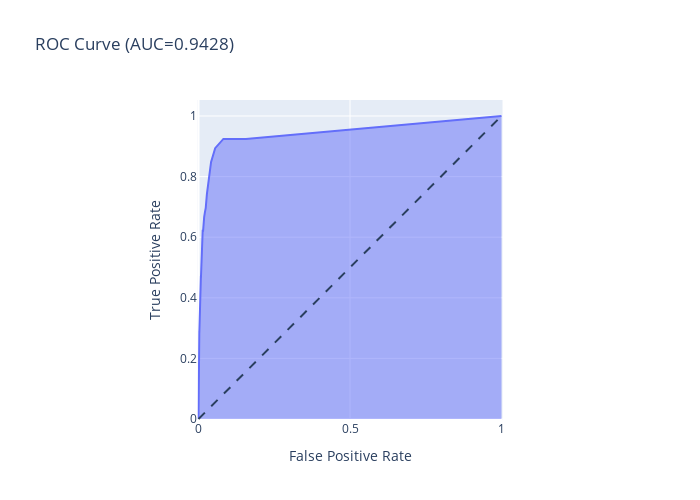

Write notebook code for a chart like this one.
### Code cell
plotly_roc(y_test, y_test_prob)
